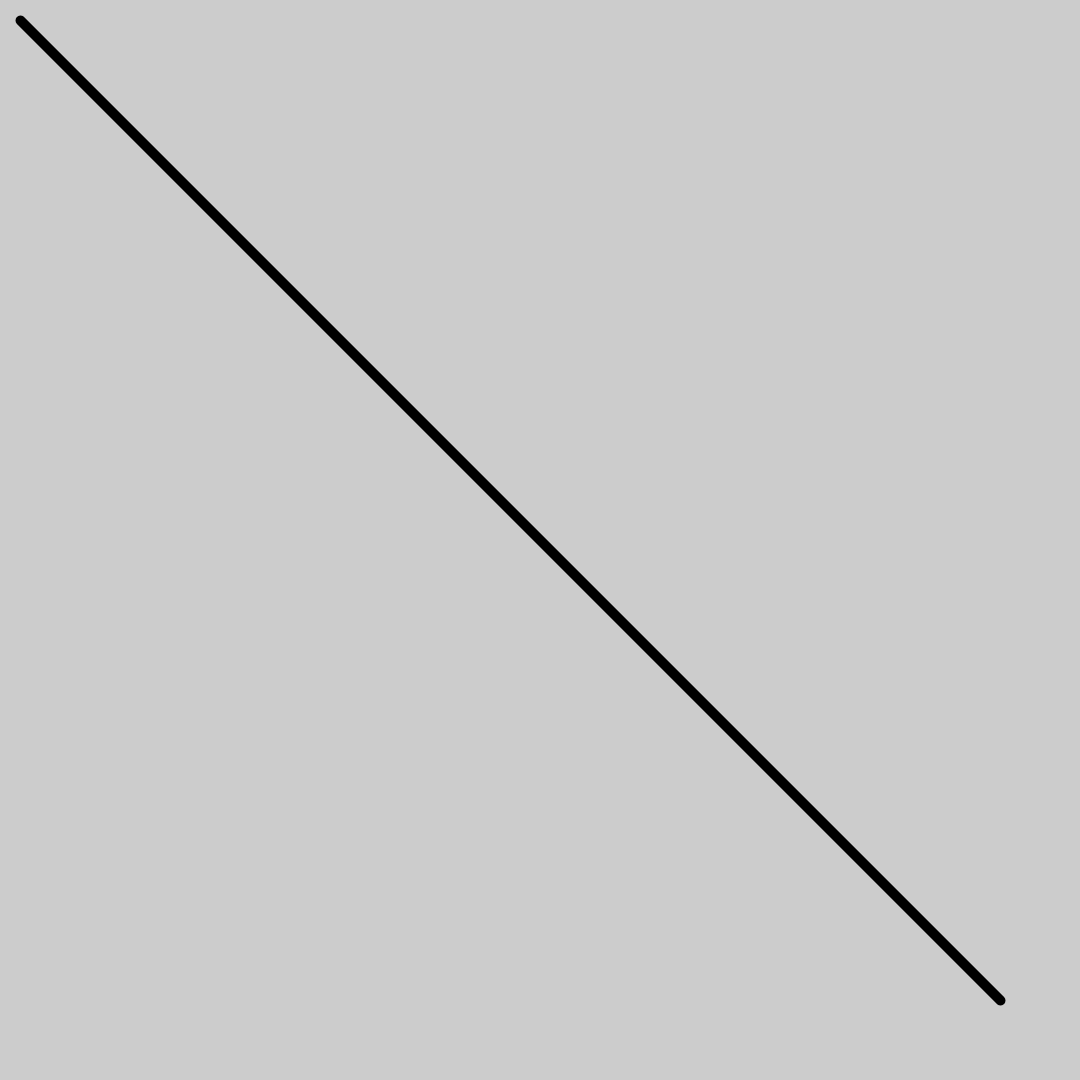
Frame 1 (no input)
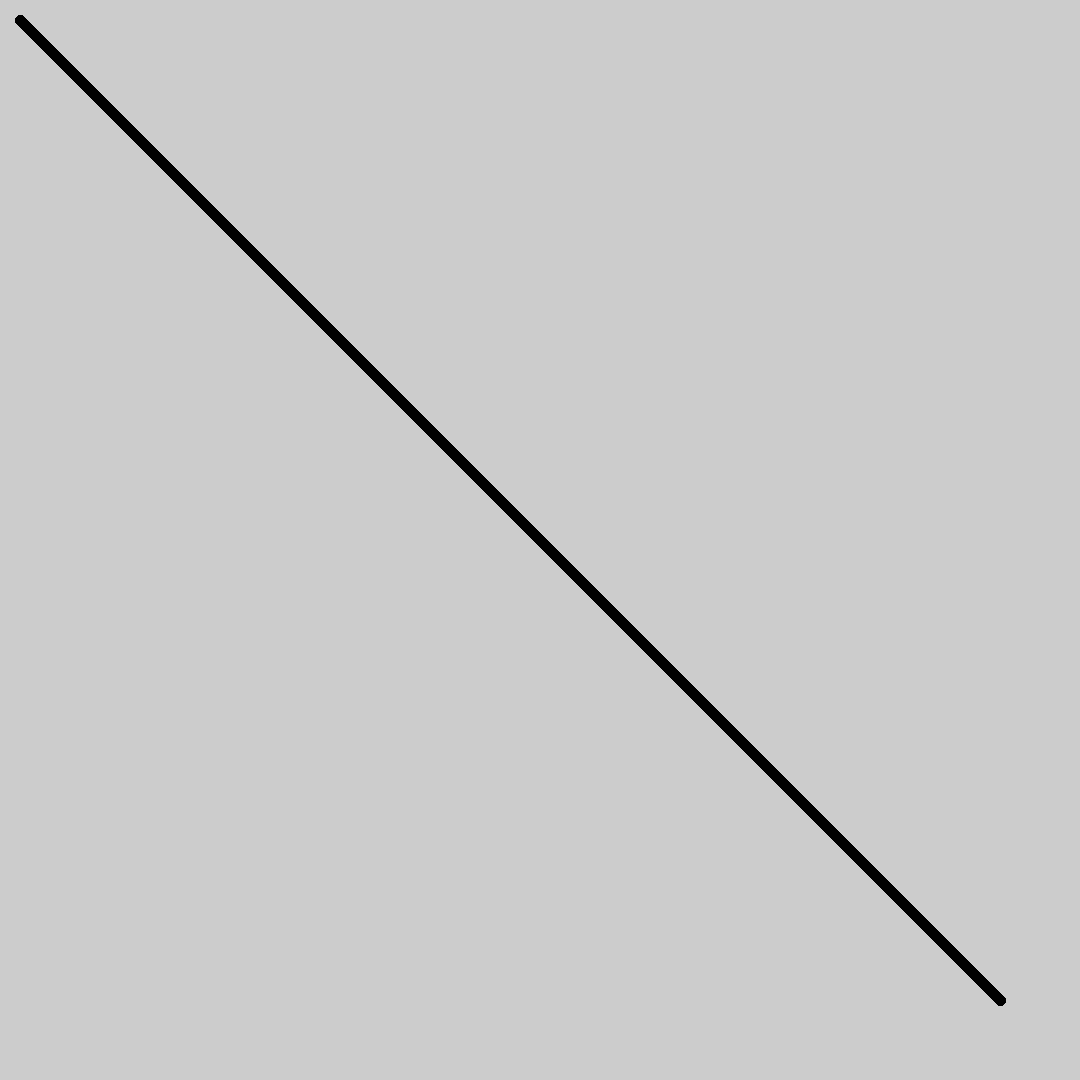
Frame 60 (the mouse pressed at the canvas centre just before this capture)
Frame 120 (the mouse held since frame 60 and released just before this capture): identical to frame 60, image omitted

The Processing sketch that drew these frames (run headless with seeded random() and noise(); from frame 60 on, the mouse is pressed at the canvas centre):

// Processing sketch: example_08_saving_a_png
// ── example_08_saving_a_png.pde
/*
  SAVING PNGs EXAMPLE
                       */

void setup() {
  
  size(1080, 1080);
  
}

void  draw() {
  
  strokeWeight(10);
  line(20, 20, 1000, 1000);
  
  // Saves a PNG file named "diagonal.tif"
  save("diagonal.png");
  
}
